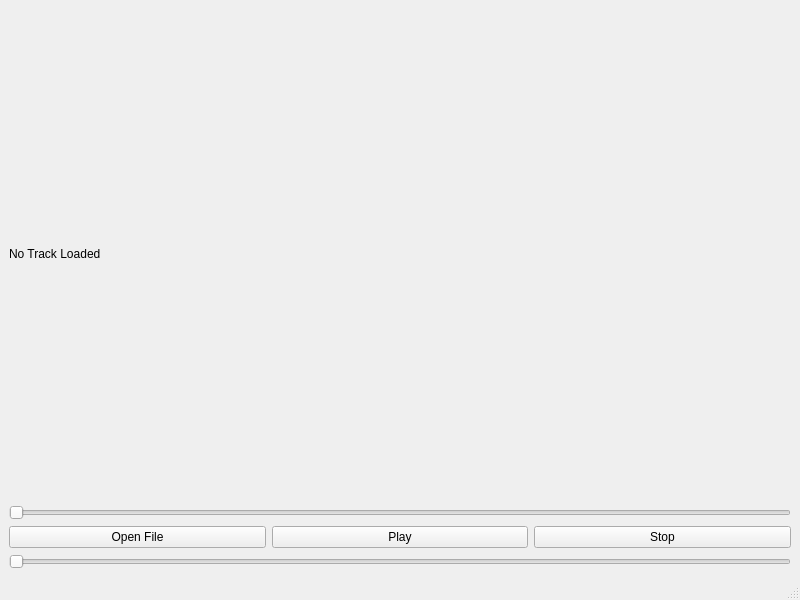
<?xml version="1.0" encoding="UTF-8"?>
<ui version="4.0">
 <class>MainWindow</class>
 <widget class="QMainWindow" name="MainWindow">
  <property name="geometry">
   <rect>
    <x>0</x>
    <y>0</y>
    <width>800</width>
    <height>600</height>
   </rect>
  </property>
  <property name="windowTitle">
   <string>My Music Player</string>
  </property>
  <widget class="QWidget" name="centralwidget">
   <layout class="QVBoxLayout" name="verticalLayout">
    <item>
     <widget class="QLabel" name="trackLabel">
      <property name="text">
       <string>No Track Loaded</string>
      </property>
     </widget>
    </item>
    <item>
     <widget class="QSlider" name="progressSlider">
      <property name="orientation">
       <enum>Qt::Horizontal</enum>
      </property>
     </widget>
    </item>
    <item>
     <layout class="QHBoxLayout" name="horizontalLayout">
      <item>
       <widget class="QPushButton" name="openFileButton">
        <property name="text">
         <string>Open File</string>
        </property>
       </widget>
      </item>
      <item>
       <widget class="QPushButton" name="playPauseButton">
        <property name="text">
         <string>Play</string>
        </property>
       </widget>
      </item>
      <item>
       <widget class="QPushButton" name="stopButton">
        <property name="text">
         <string>Stop</string>
        </property>
       </widget>
      </item>
     </layout>
    </item>
    <item>
     <widget class="QSlider" name="volumeSlider">
      <property name="orientation">
       <enum>Qt::Horizontal</enum>
      </property>
     </widget>
    </item>
   </layout>
  </widget>
  <widget class="QMenuBar" name="menubar"/>
  <widget class="QStatusBar" name="statusbar"/>
 </widget>
 <resources/>
 <connections/>
</ui>
